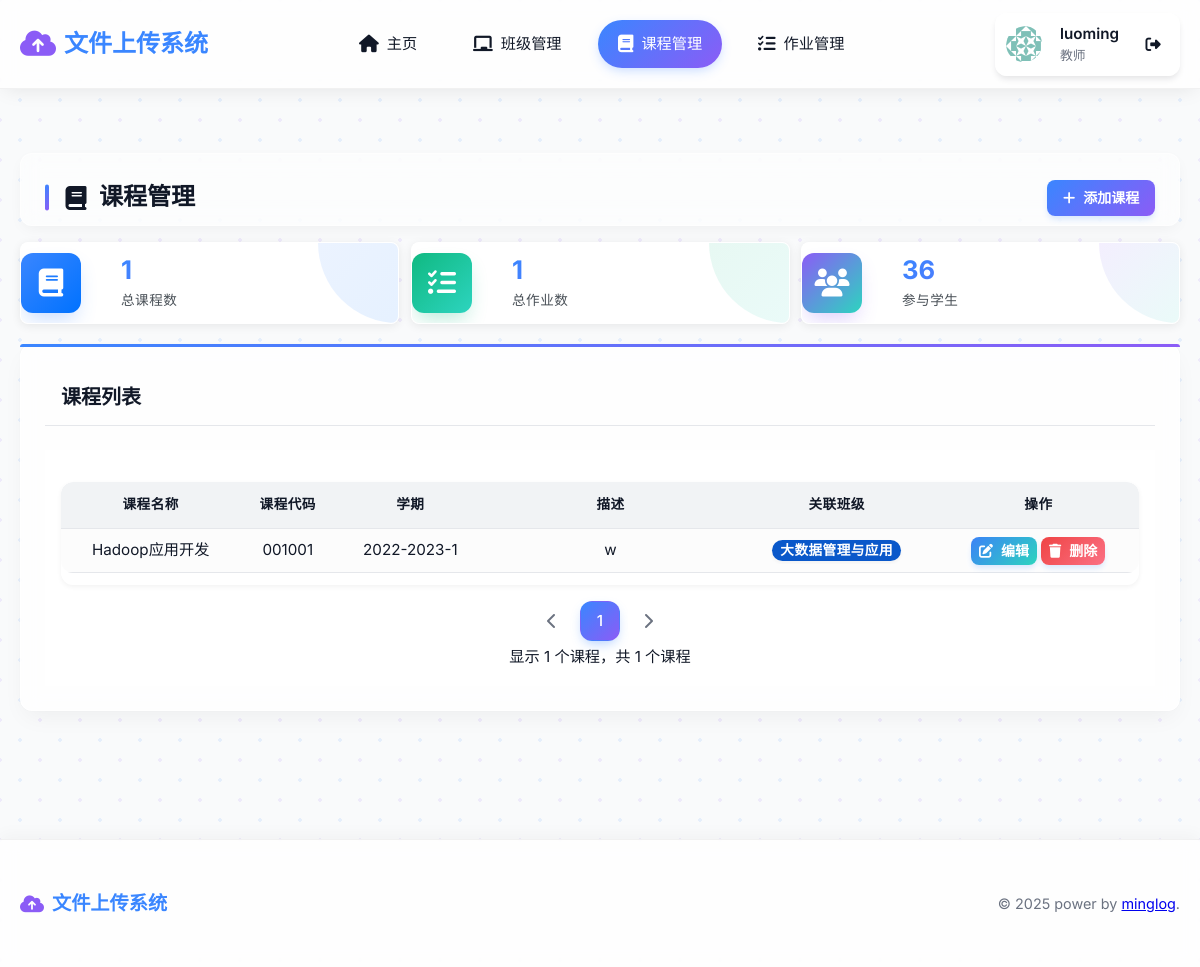
/courses (signed in), run on an earlier commit of the app's database.
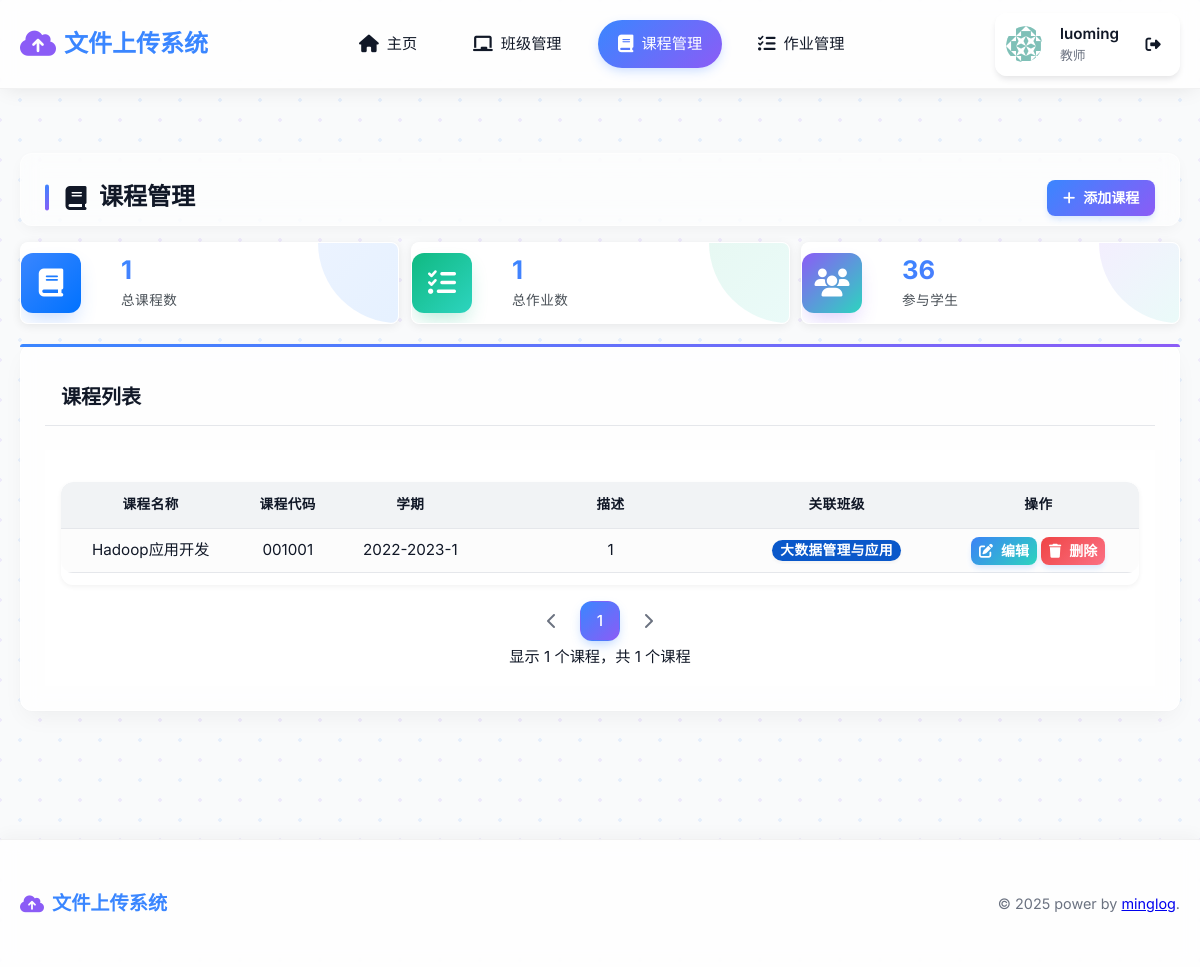
And on a later commit of the database.
### app/models/models.py (models this page shows)
class User(Base):
    __tablename__ = "users"
    id = Column(Integer, primary_key=True, index=True)
    username = Column(String, unique=True, index=True)
    hashed_password = Column(String)
    role = Column(String)  # admin, teacher, student
    created_at = Column(DateTime, default=datetime.datetime.now)
    avatar = Column(String, nullable=True)  # 用户头像路径
    organization = Column(String, nullable=True)  # 工作/学习单位
    id_number = Column(String, nullable=True)  # 学号/工号
    phone = Column(String, nullable=True)  # 手机号
    email = Column(String, nullable=True)  # 邮箱
    classes = relationship("Class", secondary=class_student_association, back_populates="students")
    teacher_classes = relationship("Class", back_populates="teacher")
    assignments = relationship("Assignment", back_populates="teacher")
    submissions = relationship("Submission", back_populates="student")

class Course(Base):
    __tablename__ = "courses"
    id = Column(Integer, primary_key=True, index=True)
    name = Column(String, index=True)
    code = Column(String, index=True)
    description = Column(String, nullable=True)
    semester = Column(String)
    teacher_id = Column(Integer, ForeignKey("users.id"))
    created_at = Column(DateTime, default=datetime.datetime.now)
    classes = relationship("Class", secondary=course_class_association, back_populates="courses")
    assignments = relationship("Assignment", back_populates="course")

class Class(Base):
    __tablename__ = "classes"
    id = Column(Integer, primary_key=True, index=True)
    name = Column(String, index=True)
    description = Column(String, nullable=True)
    teacher_id = Column(Integer, ForeignKey("users.id"))
    created_at = Column(DateTime, default=datetime.datetime.now)
    teacher = relationship("User", back_populates="teacher_classes", foreign_keys=[teacher_id])
    students = relationship("User", secondary=class_student_association, back_populates="classes")
    courses = relationship("Course", secondary=course_class_association, back_populates="classes")
    assignments = relationship("Assignment", back_populates="class_obj")

### app/routers/courses.py (the view)
@router.get("/courses", response_class=HTMLResponse, name="courses")
async def list_courses(
    request: Request,
    page: int = 1,
    per_page: int = 8,
    current_user: User = Depends(teacher_required),
    db: Session = Depends(get_db)
):
    if current_user.role == "admin":
        base_query = db.query(Course)
    else:
        base_query = db.query(Course).filter(Course.teacher_id == current_user.id)
    total = base_query.count()
    total_pages = (total + per_page - 1) // per_page  # 向上取整
    courses = base_query.order_by(Course.id).offset((page - 1) * per_page).limit(per_page).all()
    pagination = {
        "page": page,
        "per_page": per_page,
        "total": total,
        "total_pages": total_pages,
        "has_prev": page > 1,
        "has_next": page < total_pages,
        "prev_num": page - 1 if page > 1 else None,
        "next_num": page + 1 if page < total_pages else None,
        "iter_pages": lambda left_edge=2, right_edge=2, left_current=2, right_current=2: _iter_pages(
            page, total_pages, left_edge, right_edge, left_current, right_current
        )
    }
    stats = {
        "total_courses": total,
        "total_assignments": None,
        "total_students": None
    }
    if current_user.role == "admin":
        stats["total_assignments"] = db.query(Assignment).count()
        from sqlalchemy import func, distinct
        student_count = db.query(func.count(distinct(User.id))).join(
            Class.students
        ).join(
            Class.courses
        ).scalar()
        stats["total_students"] = student_count
    else:
        teacher_assignments = db.query(Assignment).join(
            Course, Assignment.course_id == Course.id
        ).filter(
            Course.teacher_id == current_user.id
        ).count()
        stats["total_assignments"] = teacher_assignments
        from sqlalchemy import func, distinct
        student_count = db.query(func.count(distinct(User.id))).join(
            Class.students
        ).join(
            Class.courses
        ).filter(
            Course.teacher_id == current_user.id
        ).scalar()
        stats["total_students"] = student_count
    return templates.TemplateResponse(
        "courses.html",
        {
            "request": request,
            "user": current_user,
            "courses": courses,
            "pagination": pagination,
            "stats": stats
        }
    )

### templates/courses.html (shortened to what this page needs)
{% extends "layout.html" %}
{% block content %}
<div class="page-header">
    <h1><i class="fas fa-book fa-fw text-primary"></i> 课程管理</h1>
    <div>
        <a href="{{ url_for('create_course') }}" class="btn btn-primary btn-sm"><i class="fas fa-plus"></i> 添加课程</a>
    </div>
</div>
{% if stats %}
<div class="dashboard-stats">
    <div class="stat-card">
        <div class="stat-card-icon bg-primary">
            <i class="fas fa-book"></i>
        </div>
        <div class="stat-card-content">
            <div class="stat-value">{{ stats.total_courses }}</div>
            <div class="stat-label">总课程数</div>
        </div>
    </div>
    <div class="stat-card">
        <div class="stat-card-icon bg-success">
            <i class="fas fa-tasks"></i>
        </div>
        <div class="stat-card-content">
            <div class="stat-value">{{ stats.total_assignments if stats.total_assignments is not none else '—' }}</div>
            <div class="stat-label">总作业数</div>
        </div>
    </div>
    <div class="stat-card">
        <div class="stat-card-icon bg-info">
            <i class="fas fa-users"></i>
        </div>
        <div class="stat-card-content">
            <div class="stat-value">{{ stats.total_students if stats.total_students is not none else '—' }}</div>
            <div class="stat-label">参与学生</div>
        </div>
    </div>
</div>
{% endif %}
<div class="card">
    <div class="card-header">
        <h2>课程列表</h2>
    </div>
    <div class="card-body">
        {% if courses %}
        <div class="table-responsive">
            <table class="table table-striped">
                <thead>
                    <tr>
                        <th>课程名称</th>
                        <th>课程代码</th>
                        <th>学期</th>
                        <th>描述</th>
                        <th>关联班级</th>
                        <th>操作</th>
                    </tr>
                </thead>
                <tbody>
                    {% for course in courses %}
                    <tr>
                        <td>{{ course.name }}</td>
                        <td>{{ course.code }}</td>
                        <td>{{ course.semester }}</td>
                        <td class="description-cell" data-description="{{ course.description or '无' }}" style="max-width: 250px; width: 250px;">{{ course.description or '无' }}</td>
                        <td>
                            {% if course.classes %}
                                <div style="max-height: 80px; overflow-y: auto;">
                                    {% for class in course.classes %}
                                        <span class="badge badge-info">{{ class.name }}</span>
                                    {% endfor %}
                                </div>
                            {% else %}
                                <span class="badge badge-danger">无关联班级</span>
                            {% endif %}
                        </td>
                        <td>
                            <div class="btn-group">
                                <a href="{{ url_for('view_course', course_id=course.id) }}" class="btn btn-sm btn-info">
                                    <i class="fas fa-edit"></i> 编辑
                                </a>
                                <button onclick="confirmDelete('course', {{ course.id }}, '{{ course.name }}')" class="btn btn-sm btn-danger">
                                    <i class="fas fa-trash"></i> 删除
                                </button>
                            </div>
                        </td>
                    </tr>
                    {% endfor %}
                </tbody>
            </table>
        </div>
        {% if pagination and pagination.total > 0 %}
        <nav aria-label="分页导航">
            <ul class="pagination">
                {% if pagination.has_prev %}
                    <li class="page-item">
                        <a class="page-link" href="{{ url_for('courses', page=pagination.prev_num) }}" aria-label="上一页">
                            <i class="fas fa-chevron-left"></i>
                        </a>
                    </li>
                {% else %}
                    <li class="page-item disabled">
                        <span class="page-link"><i class="fas fa-chevron-left"></i></span>
                    </li>
                {% endif %}
                {% for page in pagination.iter_pages() %}
                    {% if page %}
                        {% if page != pagination.page %}
                            <li class="page-item">
                                <a class="page-link" href="{{ url_for('courses', page=page) }}">{{ page }}</a>
                            </li>
                        {% else %}
                            <li class="page-item active">
                                <span class="page-link">{{ page }}</span>
                            </li>
                        {% endif %}
                    {% else %}
                        <li class="page-item ellipsis">
                            <span class="page-link">...</span>
                        </li>
                    {% endif %}
                {% endfor %}
                {% if pagination.has_next %}
                    <li class="page-item">
                        <a class="page-link" href="{{ url_for('courses', page=pagination.next_num) }}" aria-label="下一页">
                            <i class="fas fa-chevron-right"></i>
                        </a>
                    </li>
                {% else %}
                    <li class="page-item disabled">
                        <span class="page-link"><i class="fas fa-chevron-right"></i></span>
                    </li>
                {% endif %}
            </ul>
        </nav>
        <div class="text-center text-muted mt-2">
            显示 {{ courses|length }} 个课程，共 {{ pagination.total }} 个课程
        </div>
        {% endif %}
        {% endif %}
    </div>
</div>
{% endblock %}

### templates/layout.html (shortened to what this page needs)
<!DOCTYPE html>
<html lang="zh-CN">
<head>
    <link rel="stylesheet" href="https://cdnjs.cloudflare.com/ajax/libs/font-awesome/6.4.0/css/all.min.css">
    <link rel="stylesheet" href="{{ url_for('static', path='/css/style.css') }}">
</head>
<body>
    <header>
        <div class="container">
            <div class="navbar">
                <a href="/dashboard" class="logo">
                    <i class="fas fa-cloud-upload-alt"></i>
                    <span>文件上传系统</span>
                </a>
                <nav class="nav-links-container">
                    <ul class="nav-links">
                        <li><a href="{{ url_for('dashboard') }}" class="{{ 'active' if request.url.path == '/dashboard' }}"><i class="fas fa-home"></i> 主页</a></li>
                        {% if user.role == 'teacher' or user.role == 'admin' %}
                        <li><a href="{{ url_for('classes') }}" class="{{ 'active' if request.url.path == '/classes' }}"><i class="fas fa-chalkboard"></i> 班级管理</a></li>
                        <li><a href="{{ url_for('courses') }}" class="{{ 'active' if request.url.path == '/courses' }}"><i class="fas fa-book"></i> 课程管理</a></li>
                        <li><a href="{{ url_for('assignments') }}" class="{{ 'active' if request.url.path == '/assignments' }}"><i class="fas fa-tasks"></i> 作业管理</a></li>
                        {% endif %}
                    </ul>
                </nav>
                <div class="user-info">
                    <div class="user-avatar dropdown" id="userAvatarDropdown">
                        <img src="{{ url_for('static', path=user.avatar if user.avatar else '/images/avatar.png') }}" alt="用户头像" class="avatar-toggle" id="avatarToggle">
                    </div>
                    <div class="user-details">
                        <span class="user-name">{{ user.username }}</span>
                        <span class="user-role">{{ user.role|replace('admin', '管理员')|replace('teacher', '教师')|replace('student', '学生') }}</span>
                    </div>
                    <a href="{{ url_for('logout') }}" class="logout-btn" title="退出登录"><i class="fas fa-sign-out-alt"></i></a>
                </div>
            </div>
        </div>
    </header>
    <div class="main-content">
        <div class="container">
            <div class="content-wrapper">
                {% block content %}{% endblock %}
            </div>
        </div>
    </div>
    <footer>
        <div class="container">
            <div class="footer-content">
                <div class="footer-logo">
                    <i class="fas fa-cloud-upload-alt"></i>
                    <span>文件上传系统</span>
                </div>
                <p class="copyright">&copy; 2025 power by <a href="https://minglog.cn">minglog</a>.</p>
            </div>
        </div>
    </footer>
</body>
</html>

### templates/courses.html (style rules this page uses)
.dashboard-stats { display: flex; flex-wrap: wrap; gap: 0.75rem; margin-bottom: 1.25rem; }
.stat-card { background: white; border-radius: 8px; overflow: hidden; box-shadow: 0 2px 10px rgba(0,0,0,0.08); flex: 1; min-width: 200px; display: flex; align-items: center; padding: 0; transition: all 0.2s; }
.stat-card-icon { padding: 1.25rem; font-size: 1.75rem; color: white; display: flex; align-items: center; justify-content: center; }
.bg-primary { background-color: #1a73e8; }
.bg-success { background-color: #198754; }
.bg-info { background-color: #0a58ca; }
.stat-card-content { padding: 0.75rem 1.25rem; flex: 1; }
.stat-value { font-size: 1.6rem; font-weight: bold; margin-bottom: 0.1rem; color: #1a1a1a; }
.stat-label { color: #495057; font-size: 0.85rem; font-weight: 500; }
.badge-info, .badge-danger { color: white; font-size: 0.85rem; font-weight: 600; padding: 0.25em 0.6em; border-radius: 50rem; margin: 0.2rem; }
.badge-info { background-color: #0a58ca; }
.page-header { margin-bottom: 1rem; padding-bottom: 0.5rem; display: flex; justify-content: space-between; align-items: center; }
.page-header h1 { margin: 0; font-size: 1.5rem; display: flex; align-items: center; gap: 0.5rem; }
.card { margin-bottom: 1rem; }
.card-header { padding: 0.75rem 1rem; }
.card-header h2 { margin: 0; font-size: 1.25rem; }
.card-body { padding: 1rem; }
.table { margin-bottom: 0.75rem; }
.table th, .table td { padding: 0.5rem 0.75rem; vertical-align: middle; text-align: center; }
.pagination { margin-top: 0.75rem; margin-bottom: 0.25rem; }
.btn-group .btn { padding: 0.25rem 0.5rem; }

### templates/layout.html (style rules this page uses)
.table th, .table td { text-align: center; vertical-align: middle; }

What changed in the data, as far as the page shows it:
changed Course "Hadoop应用开发": description "w" → "1"
